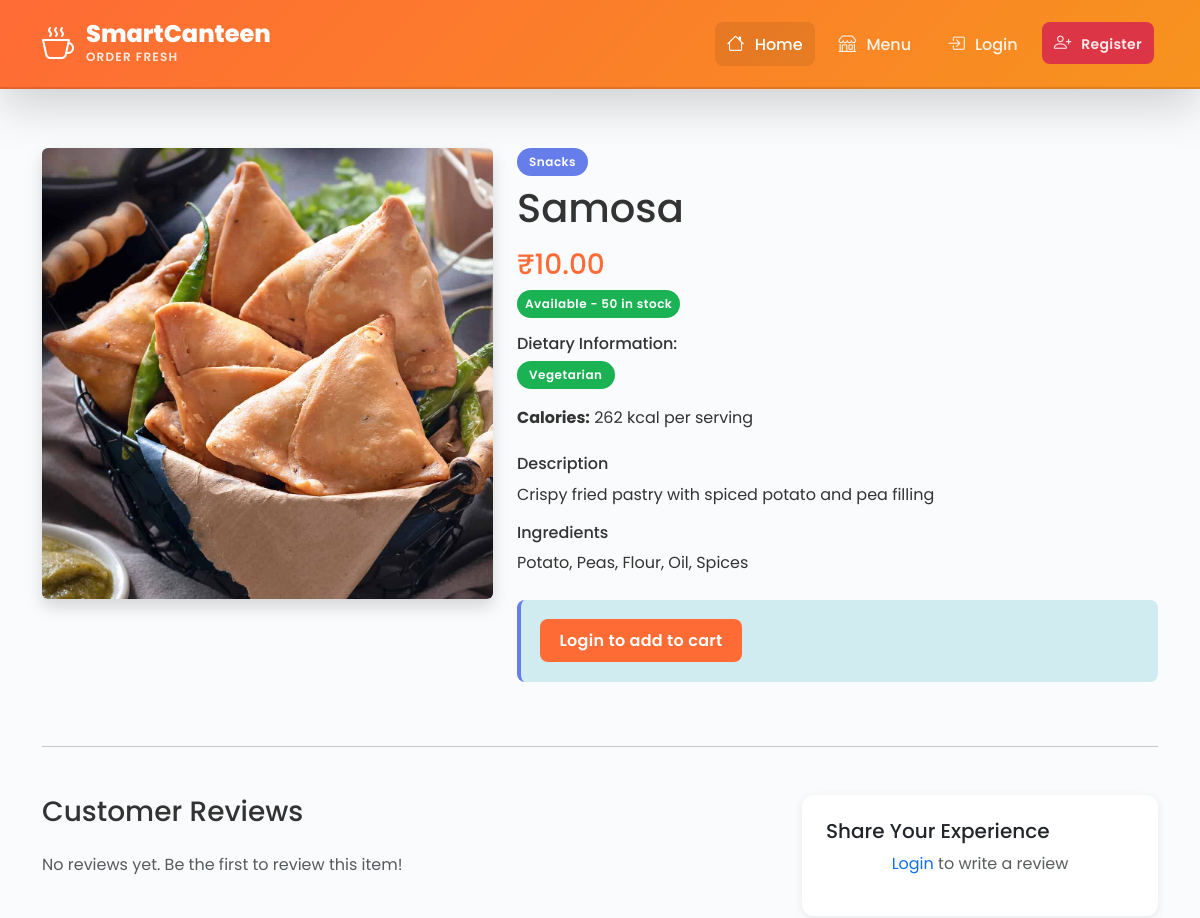
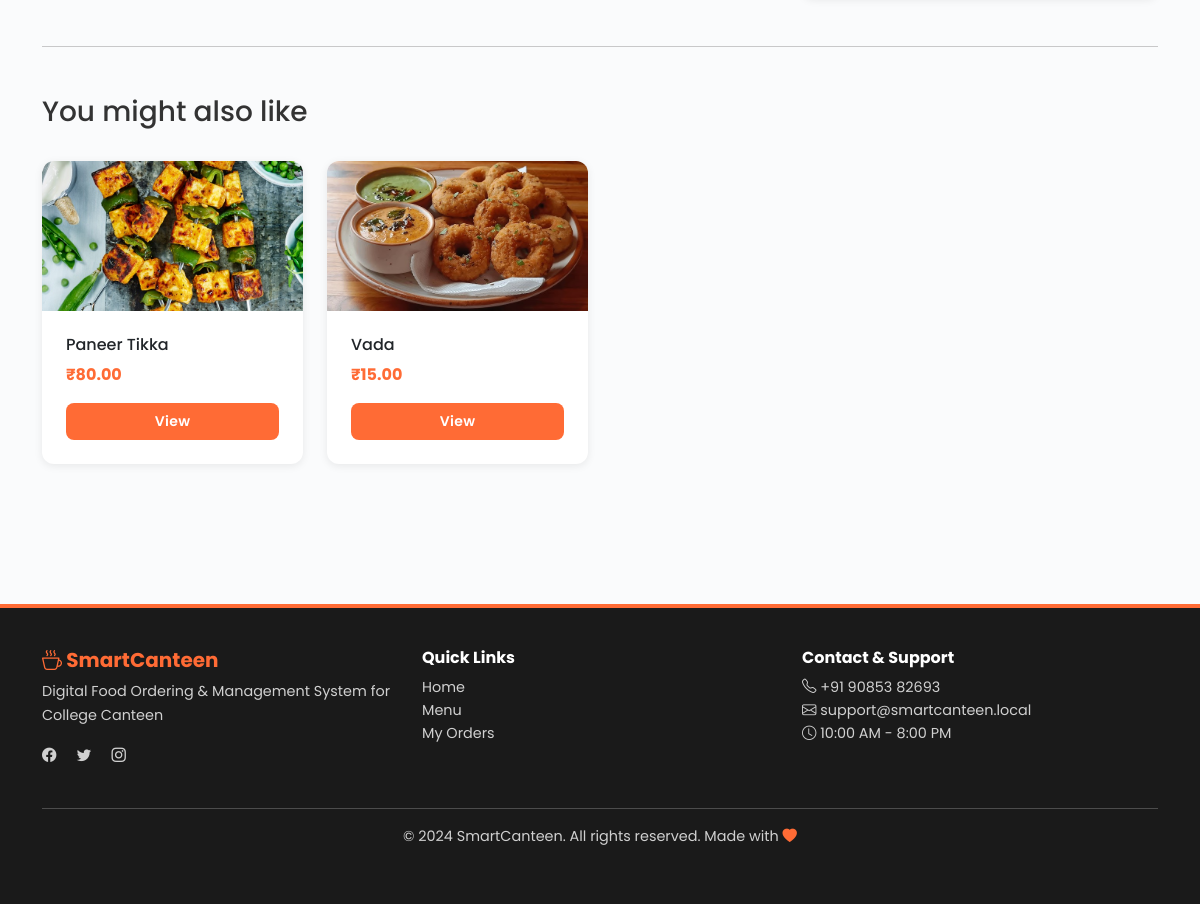
Page /food/samosa/ on the committed database (2 pictures, top to bottom).
### canteen/models.py (models this page shows, shortened)
class FoodItem(models.Model):
    AVAILABILITY_CHOICES = [
        ('available', 'Available'),
        ('unavailable', 'Unavailable'),
        ('out_of_stock', 'Out of Stock'),
    ]
    name = models.CharField(max_length=200)
    slug = models.SlugField(max_length=220, unique=True, blank=True, null=True)
    description = models.TextField()
    category = models.ForeignKey(
        Category,
        on_delete=models.SET_NULL,
        null=True,
        related_name='food_items'
    )
    price = models.DecimalField(
        max_digits=8,
        decimal_places=2,
        validators=[MinValueValidator(Decimal('0.01'))]
    )
    image = models.ImageField(
        upload_to='food_items/',
        null=True,
        blank=True,
        help_text='Upload food image (recommended: 400x300px)'
    )
    availability_status = models.CharField(
        max_length=20,
        choices=AVAILABILITY_CHOICES,
        default='available'
    )
    quantity_available = models.IntegerField(
        default=0,
        validators=[MinValueValidator(0)]
    )
    calories = models.IntegerField(
        null=True,
        blank=True,
        help_text="Calories per serving"
    )
    ingredients = models.TextField(
        blank=True,
        null=True,
        help_text="Comma-separated ingredients"
    )
    is_vegetarian = models.BooleanField(default=False)
    is_vegan = models.BooleanField(default=False)
    is_gluten_free = models.BooleanField(default=False)
    created_by = models.ForeignKey(
        User,
        on_delete=models.SET_NULL,
        null=True,
        related_name='created_food_items'
    )
    created_at = models.DateTimeField(auto_now_add=True)
    updated_at = models.DateTimeField(auto_now=True)
    class Meta:
        db_table = 'food_item'
        verbose_name = 'Food Item'
        verbose_name_plural = 'Food Items'
        ordering = ['category', 'name']
        indexes = [
            models.Index(fields=['availability_status']),
            models.Index(fields=['price']),
            models.Index(fields=['category']),
        ]
    def is_available(self):
        return (
            self.availability_status == 'available' and
            self.quantity_available > 0
        )

class Category(models.Model):
    name = models.CharField(max_length=100, unique=True)
    description = models.TextField(blank=True, null=True)
    icon = models.CharField(max_length=50, blank=True, help_text="Bootstrap icon class")
    is_active = models.BooleanField(default=True)
    created_at = models.DateTimeField(auto_now_add=True)
    updated_at = models.DateTimeField(auto_now=True)
    class Meta:
        db_table = 'category'
        verbose_name = 'Category'
        verbose_name_plural = 'Categories'
        ordering = ['name']

### canteen/views.py (the view)
# urls.py: path('food/<slug:slug>/', views.food_detail, name='food_detail'),
def food_detail(request, slug):
    if not slug or str(slug).lower() == "none":
        return redirect("canteen:food_list")
    if str(slug).isdigit():
        food_item = get_object_or_404(FoodItem, pk=int(slug))
        return redirect("canteen:food_detail", slug=food_item.slug)
    food_item = get_object_or_404(FoodItem, slug=slug)
    reviews = food_item.reviews.all().select_related('user')
    avg_rating = reviews.aggregate(Avg('rating'))['rating__avg']
    related_items = FoodItem.objects.filter(
        category=food_item.category,
        availability_status='available'
    ).exclude(pk=food_item.pk)[:4]
    if request.method == 'POST' and request.user.is_authenticated:
        form = AddToCartForm(request.POST)
        if form.is_valid():
            quantity = form.cleaned_data['quantity']
            cart = get_or_create_cart(request.user)
            cart_item, created = CartItem.objects.get_or_create(
                cart=cart,
                food_item=food_item,
                defaults={'quantity': quantity}
            )
            if not created:
                cart_item.quantity += quantity
                cart_item.save()
            messages.success(
                request,
                f'{food_item.name} added to cart!'
            )
            return redirect('canteen:cart')
    else:
        form = AddToCartForm()
    context = {
        'food_item': food_item,
        'reviews': reviews,
        'avg_rating': avg_rating,
        'review_count': reviews.count(),
        'related_items': related_items,
        'form': form,
    }
    return render(request, 'canteen/food_detail.html', context)

### canteen/context_processors.py (called while the page is built, shortened)
def cart_context(request):
    cart_count = 0
    cart_total = 0
    return {
        'cart_count': cart_count,
        'cart_total': cart_total,
    }

### canteen/templates/canteen/food_detail.html (shortened to what this page needs)
{% extends 'canteen/base.html' %}
{% block content %}
<div class="container my-5">
    <div class="row">
        <div class="col-md-5 mb-4">
            {% if food_item.image %}
                <img src="{{ food_item.image.url }}" class="img-fluid rounded shadow" alt="{{ food_item.name }}">
            {% else %}
                <div class="bg-light d-flex align-items-center justify-content-center rounded" style="height: 400px;">
                    <i class="bi bi-image text-muted" style="font-size: 5rem;"></i>
                </div>
            {% endif %}
        </div>
        <div class="col-md-7">
            <span class="badge bg-info mb-2">{{ food_item.category.name }}</span>
            <h1 class="mb-3">{{ food_item.name }}</h1>
            <div class="mb-3">
                <h3 class="text-primary mb-2">₹{{ food_item.price }}</h3>
                {% if food_item.is_available %}
                    <span class="badge bg-success p-2">Available - {{ food_item.quantity_available }} in stock</span>
                {% else %}
                    <span class="badge bg-danger p-2">Out of Stock</span>
                {% endif %}
            </div>
            {% if food_item.is_vegetarian or food_item.is_vegan or food_item.is_gluten_free %}
                <div class="mb-3">
                    <h6>Dietary Information:</h6>
                    <div>
                        {% if food_item.is_vegetarian %}<span class="badge bg-success">Vegetarian</span>{% endif %}
                    </div>
                </div>
            {% endif %}
            {% if food_item.calories %}
                <p><strong>Calories:</strong> {{ food_item.calories }} kcal per serving</p>
            {% endif %}
            <h6 class="mt-4">Description</h6>
            <p>{{ food_item.description }}</p>
            {% if food_item.ingredients %}
                <h6>Ingredients</h6>
                <p>{{ food_item.ingredients }}</p>
            {% endif %}
            {% if food_item.is_available %}
                {% if user.is_authenticated %}
                    <form method="post" class="mt-4">
                        {% csrf_token %}
                        <div class="d-flex gap-3">
                            <div style="width: 150px;">
                                {{ form.quantity }}
                            </div>
                            <button type="submit" class="btn btn-primary btn-lg">
                                <i class="bi bi-cart-plus"></i> Add to Cart
                            </button>
                        </div>
                    </form>
                {% else %}
                    <div class="alert alert-info mt-4">
                        <a href="{% url 'canteen:login' %}" class="btn btn-primary">Login to add to cart</a>
                    </div>
                {% endif %}
            {% else %}
                <div class="alert alert-danger mt-4">
                    This item is currently unavailable. Please check back later!
                </div>
            {% endif %}
        </div>
    </div>
    <hr class="my-5">
    <div class="row">
        <div class="col-md-8">
            <h3 class="mb-4">Customer Reviews</h3>
            {% if reviews %}
                {% for review in reviews %}
                    <div class="card mb-3">
                        <div class="card-body">
                            <div class="d-flex justify-content-between align-items-start">
                                <div>
                                    <h5 class="card-title">{{ review.user.get_full_name|default:review.user.username }}</h5>
                                    <div class="mb-2">
                                        {% for i in "12345" %}
                                            {% if forloop.counter <= review.rating %}
                                                <i class="bi bi-star-fill text-warning"></i>
                                            {% else %}
                                                <i class="bi bi-star text-warning"></i>
                                            {% endif %}
                                        {% endfor %}
                                    </div>
                                </div>
                                <small class="text-muted">{{ review.created_at|date:"M d, Y" }}</small>
                            </div>
                            <p class="card-text">{{ review.comment }}</p>
                        </div>
                    </div>
                {% endfor %}
            {% else %}
                <p class="text-muted">No reviews yet. Be the first to review this item!</p>
            {% endif %}
        </div>
        <div class="col-md-4">
            <div class="card">
                <div class="card-body">
                    <h5 class="card-title">Share Your Experience</h5>
                    {% if user.is_authenticated %}
                        <a href="{% url 'canteen:add_review' food_item.slug %}" class="btn btn-outline-primary w-100">
                            <i class="bi bi-pencil-square"></i> Write a Review
                        </a>
                    {% else %}
                        <p class="text-muted text-center">
                            <a href="{% url 'canteen:login' %}" class="text-decoration-none">Login</a> to write a review
                        </p>
                    {% endif %}
                </div>
            </div>
        </div>
    </div>
    {% if related_items %}
        <hr class="my-5">
        <div class="row">
            <div class="col-12 mb-4">
                <h3>You might also like</h3>
            </div>
            {% for item in related_items %}
                <div class="col-md-3 mb-4">
                    <div class="card h-100">
                        {% if item.image %}
                            <img src="{{ item.image.url }}" class="card-img-top" alt="{{ item.name }}" style="height: 150px; object-fit: cover;">
                        {% else %}
                            <div class="bg-light d-flex align-items-center justify-content-center" style="height: 150px;">
                                <i class="bi bi-image text-muted"></i>
                            </div>
                        {% endif %}
                        <div class="card-body">
                            <h6 class="card-title">{{ item.name }}</h6>
                            <p class="text-primary fw-bold">₹{{ item.price }}</p>
                            <a href="{% url 'canteen:food_detail' item.slug %}" class="btn btn-sm btn-primary w-100">View</a>
                        </div>
                    </div>
                </div>
            {% endfor %}
        </div>
    {% endif %}
</div>
{% endblock %}

### canteen/static/css/style.css (style rules this page uses)
:root { --primary-color: #FF6B35; --secondary-color: #F7931E; --success-color: #1BB254; --danger-color: #DC3545; --warning-color: #FFC107; --info-color: #667eea; --light-color: #FAFBFC; --dark-color: #1A1A1A; --border-color: #E8EAED; --shadow-sm: 0 2px 8px rgba(0, 0, 0, 0.08); --shadow-md: 0 4px 16px rgba(0, 0, 0, 0.1); --shadow-lg: 0 8px 24px rgba(0, 0, 0, 0.12); }
* { margin: 0; padding: 0; box-sizing: border-box; }
html { scroll-behavior: smooth; height: 100%; }
body { font-family: 'Poppins', 'Segoe UI', Tahoma, Geneva, Verdana, sans-serif; background-color: var(--light-color); color: #333; line-height: 1.6; min-height: 100vh; display: flex; flex-direction: column; }
.card { border: none; border-radius: 12px; box-shadow: var(--shadow-sm); transition: all 0.3s cubic-bezier(0.4, 0, 0.2, 1); overflow: hidden; }
.card-body { padding: 1.5rem; }
.btn { border-radius: 8px; font-weight: 600; transition: all 0.3s ease; letter-spacing: 0.3px; border: none; padding: 0.6rem 1.2rem; }
.btn-primary, .btn-danger, .btn-success { color: white; }
.btn-primary { background-color: var(--primary-color); }
.btn-sm { padding: 0.5rem 0.8rem; font-size: 0.875rem; }
.badge { padding: 0.5rem 0.75rem; border-radius: 6px; font-weight: 600; font-size: 0.8rem; letter-spacing: 0.5px; }
.badge.bg-success { background-color: var(--success-color) !important; }
.badge.bg-info { background-color: var(--info-color) !important; }
.alert { border: none; border-radius: 10px; border-left: 4px solid; padding: 1.2rem; font-weight: 500; }
.alert-info { background-color: #E3F2FD; color: #0D47A1; border-left-color: var(--info-color); }
.text-primary { color: var(--primary-color) !important; }
.badge { padding: 0.5rem 0.75rem; border-radius: 20px; font-weight: 600; font-size: 0.75rem; }
.alert { border: none; border-radius: 8px; border-left: 4px solid transparent; }
.alert-info { border-left-color: var(--info-color); background-color: #d1ecf1; color: #0c5460; }
.text-muted { color: #6c757d; }
.rounded { border-radius: 8px; }
.alert { animation: slideDown 0.3s ease; }

### canteen/templates/canteen/base.html (style rules this page uses)
* { font-family: 'Poppins', sans-serif; }

### rows in the picture
FoodItem: image (picture), category.name "Snacks", name "Samosa", price "10.00", quantity_available "50", calories "262", description "Crispy fried pastry with spiced potato and pea filling", ingredients "Potato, Peas, Flour, Oil, Spices"
FoodItem: image (picture), name "Paneer Tikka", price "80.00"
FoodItem: image (picture), name "Vada", price "15.00"
